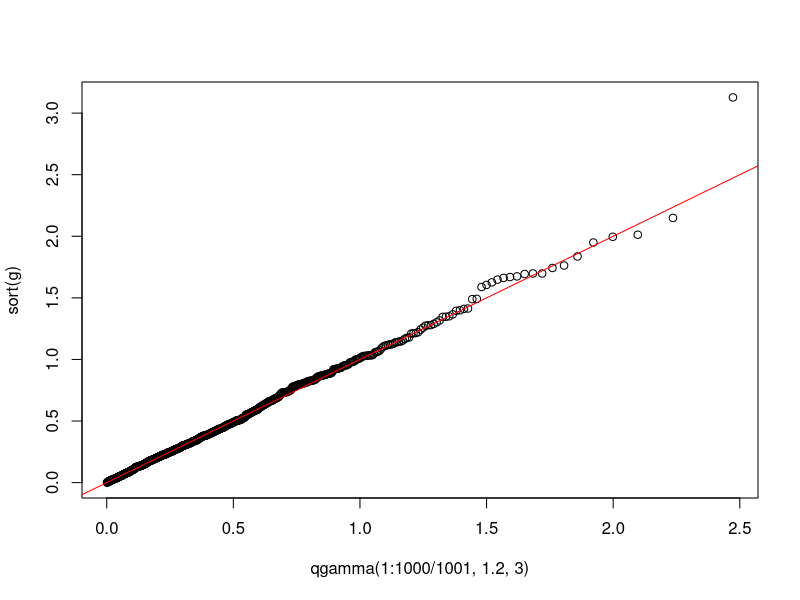

Reproduce this figure in R.
## ---- chunk 1
X = scan(file="assignment3_prob1.txt", what=double())
length(X)
mean(X)
## ---- chunk 2
#Calculating therotical beta value
beta = 0.5*sum((X-75)^2)+1
beta
alpha = 2+0.5*length(X)
alpha
## ---- chunk 3
v=alpha*2
v
a=75
a
b=beta/alpha
b
## ---- chunk 4
#Simulating Gamma Sample with alpha = a, beta = b, number of required sample = n
sim.gamma <- function(a,b,n){
  gamma.sample = c()
  for (i in 1:n){
    gamma.sample[i] = X.Gamma(a)/b
  }
  return(gamma.sample)
}


#Function to Stimulate X and apply general rejection method to g(x) with p(x) as
#an envelope function. Step 1, 2, 3 and Part of 4
X.Gamma <- function(a){
  d=a-1/3
  c=1/sqrt(9*d)
  x.sample=c()
  h <- function(x) d*(1+c*x)^3
  while(TRUE){
    while(TRUE){
      x.point = rnorm(1)
      if (x.point >= -1/c) break
    }
    Y <- runif(1,0,p(x.point))
    if (Y<exp.g(x.point,a)) return(h(x.point)) 
  }
}

#Let p(x)=exp(-x^2/2)
p <-function(x){
  x=exp(-x^2/2)
  return(x)
}


#Define exp(g(x))
exp.g <- function(x,a){
  d=a-1/3
  c=1/sqrt(9*d)
  q <- function(x) (1+c*x)^3
  g <- function(x) d*log(q(x))-d*q(x)+d
  x= exp(g(x))
  return(x)
}

#Running the simulation and Plotting qq-plot
g <- sim.gamma(1.2,3,1000)
plot(qgamma(1:1000/1001, 1.2, 3), sort(g))
abline(0, 1, col="red")

